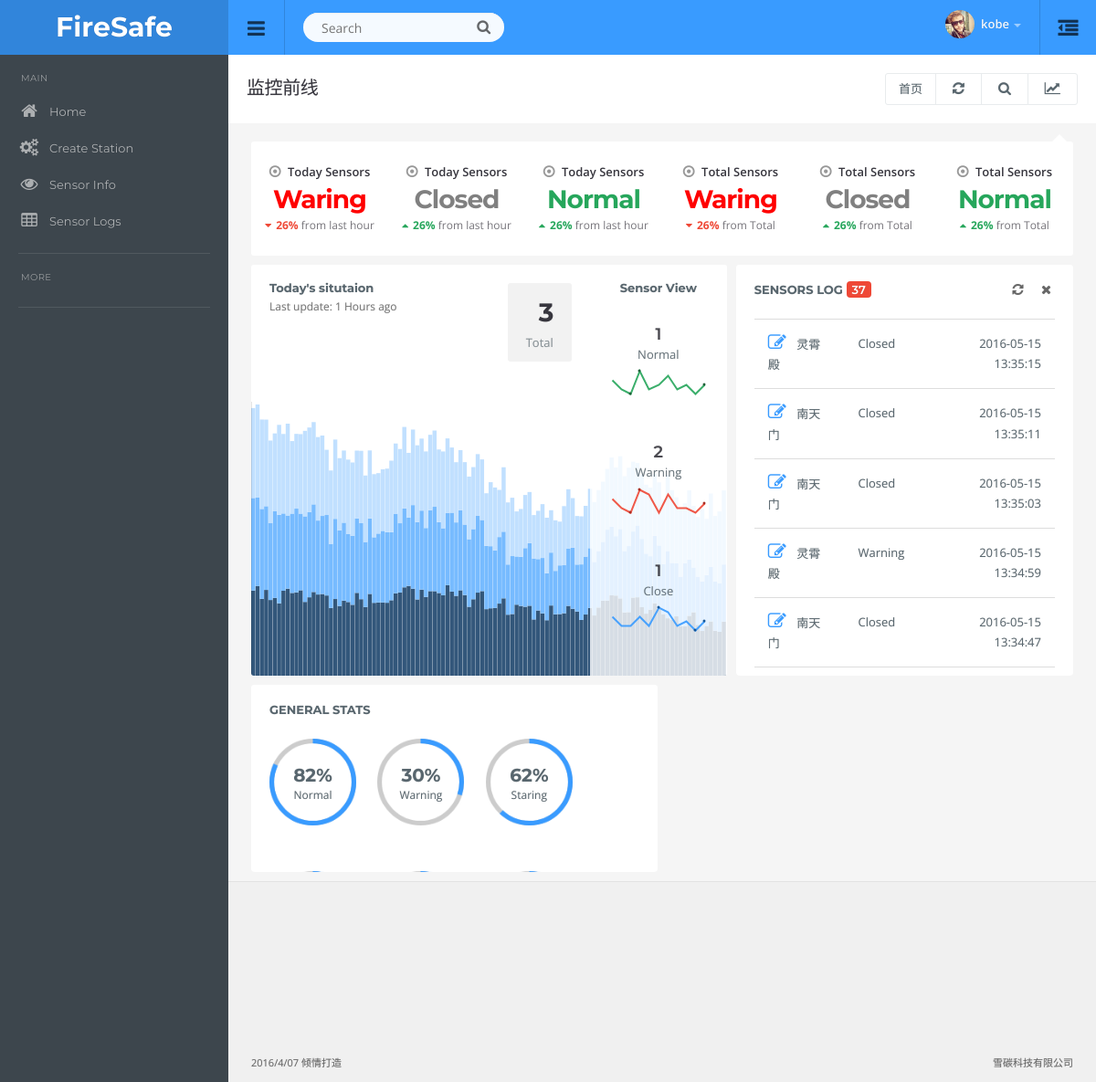
The page / (signed in) on the database its author committed.
### app/models.py (models this page shows, shortened)
class User(UserMixin, db.Model):
    __tablename__ = 'users'
    id            = db.Column(db.Integer,primary_key=True)
    email         = db.Column(db.String(64), unique=True, index=True)
    username      = db.Column(db.String(64),unique=True,index=True)
    role_id       = db.Column(db.Integer, db.ForeignKey('roles.id'))
    password_hash = db.Column(db.String(128))
    name          = db.Column(db.String(64))
    company       = db.Column(db.String(64))
    member_since  = db.Column(db.DateTime(), default=datetime.now)
    last_seen     = db.Column(db.DateTime(), default=datetime.now)
    understudy    = db.Column(db.Boolean(),default=True)
    def ping(self):
        self.last_seen = datetime.now()
        db.session.add(self)
    def can(self, permissions):
        return self.role is not None and \
        (self.role.permissions & permissions) == permissions
    def is_administrator(self):
        return self.can(Permission.ADMIN)
    class AnoymusUser(AnonymousUserMixin):
        def can(self, permissions):
            return False
        def is_administrator(self):
            return False
    login_manager.anonymous_user = AnoymusUser
    @property
    def password(self):
        raise AttributeError('password is not a readabel attribute')

class SensorLog(db.Model):
    __tablename__ = 'sensorslog'
    id            = db.Column(db.Integer, primary_key=True)
    sensor_name   = db.Column(db.String(128))
    sensor_state  = db.Column(db.String(32), default=u'unOpen')
    time          = db.Column(db.DateTime(), default=datetime.now)
    alarm         = db.Column(db.Boolean(), default=False)
    check_user    = db.Column(db.String(32))
    check_time    = db.Column(db.DateTime())
    process_info  = db.Column(db.String(128))
    sensor_id     = db.Column(db.Integer, db.ForeignKey('sensors.id'))

### app/main/views.py (the view)
@main.route('/', methods=['GET', 'POST'])
def index():
    sensor_logs = SensorLog.query.order_by(SensorLog.time.desc()).limit(7).all()
    count = SensorLog.query.count()
    return render_template('index.html',sensor_logs=sensor_logs,count=count)

### app/auth/views.py (called while the page is built)
@auth.before_app_request
def before_request():
	if current_user.is_authenticated():
		current_user.ping()

### app/main/__init__.py (called while the page is built)
@main.app_context_processor
def inject_permissions():
	return dict(Permission=Permission)

### app/models.py (called while the page is built)
@login_manager.user_loader
def load_user(user_id):
	return User.query.get(int(user_id))

### app/templates/index.html (shortened to what this page needs)
{% extends "base.html" %}
{% block content %}
<div class="container-widget">
  <div class="col-md-12">
  <ul class="topstats clearfix">
    <li class="arrow"></li>
    <li class="col-xs-6 col-lg-2">
      <span class="title"><i class="fa fa-dot-circle-o"></i> Today Sensors</span>
      <h3 style="color: red;">Waring</h3>
      <span class="diff"><b class="color-down"><i class="fa fa-caret-down"></i> 26%</b> from last hour</span>
    </li>
    <li class="col-xs-6 col-lg-2">
      <span class="title"><i class="fa fa-dot-circle-o"></i> Today Sensors</span>
      <h3 style="color: gray;">Closed</h3>
      <span class="diff"><b class="color-up"><i class="fa fa-caret-up"></i> 26%</b> from last hour</span>
    </li>
    <li class="col-xs-6 col-lg-2">
      <span class="title"><i class="fa fa-dot-circle-o"></i> Today Sensors</span>
      <h3 class="color-up">Normal</h3>
      <span class="diff"><b class="color-up"><i class="fa fa-caret-up"></i> 26%</b> from last hour</span>
    </li>
    <li class="col-xs-6 col-lg-2">
      <span class="title"><i class="fa fa-dot-circle-o"></i> Total Sensors</span>
      <h3 style="color: red;">Waring</h3>
      <span class="diff"><b class="color-down"><i class="fa fa-caret-down"></i> 26%</b> from Total</span>
    </li>
    <li class="col-xs-6 col-lg-2">
      <span class="title"><i class="fa fa-dot-circle-o"></i> Total Sensors</span>
      <h3 style="color: gray;">Closed</h3>
      <span class="diff"><b class="color-up"><i class="fa fa-caret-up"></i> 26%</b> from Total</span>
    </li>
    <li class="col-xs-6 col-lg-2">
      <span class="title"><i class="fa fa-dot-circle-o"></i> Total Sensors</span>
      <h3 class="color-up">Normal</h3>
      <span class="diff"><b class="color-up"><i class="fa fa-caret-up"></i> 26%</b> from Total</span>
    </li>
  </ul>
  </div>
  <div class="row">
    <div class="col-md-12 col-lg-7">
      <div class=" panel-widget widget chart-with-stats clearfix" style="height:450px;">
        <div class="col-sm-12" style="height:450px;">
          <h4 class="title">Today's situtaion<small>Last update: 1 Hours ago</small></h4>
          <div class="top-label"><h2>3</h2><h4>Total</h4></div>
          <div class="bigchart" id="todaysales"></div>
        </div>
        <div class="right" style="height:450px;">
          <h4 class="title">Sensor View</h4>
          <ul class="widget-inline-list clearfix">
            <li class="col-12"><span>1</span>Normal<i class="chart sparkline-green"></i></li>
            <li class="col-12"><span>2</span>Warning<i class="chart sparkline-red"></i></li>
            <li class="col-12"><span>1</span>Close<i class="chart sparkline-blue"></i></li>
          </ul>
        </div>
      </div>
    </div>
    <div class="col-md-12 col-lg-5">
      <div class="panel panel-widget" style="height:450px;">
        <div class="panel-title">
          Sensors Log
          {% if count > 999 %}
            <span class="label label-danger">999+</span>
          {% else %}
            <span id="count" class="label label-danger">{{ count }}</span>
          {% endif%}
          <ul class="panel-tools">
            <li>
              <a class="icon" onclick="refreshLog();">
                <i class="fa fa-refresh"></i>
              </a>
            </li>
            <li>
              <a class="icon closed-tool"><i class="fa fa-times"></i></a>
              </li>
          </ul>
        </div>
        <div class="panel-body table-responsive">
          <table class="table table-dic table-hover ">
            <tbody>
            {% for slog in sensor_logs %}
              <tr>
                <td><a href="#"><i class="fa fa-edit"></i></a>
                  <span id="name_{{loop.index}}">
                    {{ slog.sensor_name }}
                  </span>
                </td>
                <td id="state_{{loop.index}}">{{ slog.sensor_state }}</td>
                <td id="time_{{loop.index}}" class="text-r">
                  {{ slog.time.strftime("%Y-%m-%d %H:%M:%S") }}
                </td>
              </tr>
            {% endfor %}
            </tbody>
          </table>
        </div>
      </div>
    </div>
  </div>
  <div class="row">
    <div class="col-md-12 col-lg-6">
      <div class="panel panel-widget" style="height:205px;">
        <div class="panel-title">
          General Stats
        </div>
        <div class="panel-body">
            <div class="easypie margin-b-50" data-percent="82"><span>82%</span>Normal</div>
            <div class="easypie margin-b-50" data-percent="30"><span>30%</span>Warning</div>
            <div class="easypie margin-b-50 margin-b-40" data-percent="62"><span>62%</span>Staring</div>
        </div>
      </div>
    </div>
  </div>
</div>
{% endblock %}

### app/templates/base.html (shortened to what this page needs)
<!DOCTYPE html>
<html lang="en">
  <head>
  {% block head %}
  <link href="/static/css/root.css" rel="stylesheet">
  {% endblock %}
  </head>
  <body>
  <div id="top" class="clearfix">
  	<div class="applogo">
  		<a href="{{ url_for('main.index') }}" class="logo">FireSafe</a>
  	</div>
    <a href="#" class="sidebar-open-button"><i class="fa fa-bars"></i></a>
    <form class="searchform">
      <input type="text" class="searchbox" id="searchbox" placeholder="Search">
      <span class="searchbutton"><i class="fa fa-search"></i></span>
    </form>
    <a href="#sidepanel" class="sidepanel-open-button"><i class="fa fa-outdent"></i></a>
    <ul class="top-right">
    {% if current_user.is_authenticated() %}
    <li class="dropdown link">
      <a href="#" data-toggle="dropdown" class="dropdown-toggle profilebox"><img src="/static/img/profileimg.png" alt="img"><b>{{current_user.username}}</b><span class="caret"></span></a>
    </li>
    {% else %}
    <a href="{{ url_for('auth.login') }}">
      <i class="fa fa-user"></i>&nbsp;&nbsp;Log In</a>
    </ul>
    {% endif %}
    </ul>
  </div>
<div class="sidebar clearfix">
<ul class="sidebar-panel nav">
  <li class="sidetitle">MAIN</li>
  <li><a href="{{ url_for('main.index') }}"><span class="icon color5"><i class="fa fa-home"></i></span>Home</a></li>
  <li><a href="{{ url_for('sensor.createSonModel') }}"><span class="icon color5"><i class="fa fa-cogs"></i></span>Create Station</a></li>
  <li><a href="{{ url_for('sensor.display') }}"><span class="icon color5"><i class="fa fa-eye"></i></span>Sensor Info</a></li>
  <li><a href="{{ url_for('sensor.displaysensortable') }}"><span class="icon color5"><i class="fa fa-table"></i></span>Sensor Logs</a></li>
</ul>
<ul class="sidebar-panel nav">
  <li class="sidetitle">MORE</li>
</ul>
</div>
<div class="content">
  <div class="page-header">
    <h1 class="title">监控前线</h1>
    <div class="right">
      <div class="btn-group" role="group" aria-label="...">
        <a href="{{ url_for('main.index') }}" class="btn btn-light">首页</a>
        <a href="#" class="btn btn-light"><i class="fa fa-refresh"></i></a>
        <a href="#" class="btn btn-light"><i class="fa fa-search"></i></a>
        <a href="#" class="btn btn-light" id="topstats"><i class="fa fa-line-chart"></i></a>
      </div>
    </div>
  </div>
<div class="container-default">
{% block content %}
{% endblock %}
</div>
<div class="row footer">
  <br><br><br><br><br><br><br><br>
  {% block footer %}
  <div class="col-md-6 text-left">
  2016/4/07 倾情打造
  </div>
  <div class="col-md-6 text-right">
    雪碳科技有限公司
  </div>
  {% endblock %}
</div>
</div>
</body>
</html>

### app/static/css/shortcuts.css (style rules this page uses)
.margin-b-40 { margin-bottom: 40px }
.margin-b-50 { margin-bottom: 50px }
.text-r { text-align: right; }

### rows shown on the page
User: username "kobe"
SensorLog: sensor_name "灵霄殿", sensor_state "Closed", time "2016-05-15 13:35:15"
SensorLog: sensor_name "南天门", sensor_state "Closed", time "2016-05-15 13:35:11"
SensorLog: sensor_name "南天门", sensor_state "Closed", time "2016-05-15 13:35:03"
SensorLog: sensor_name "灵霄殿", sensor_state "Warning", time "2016-05-15 13:34:59"
SensorLog: sensor_name "南天门", sensor_state "Closed", time "2016-05-15 13:34:47"

### other values the page prints
{{ count }} "37"
